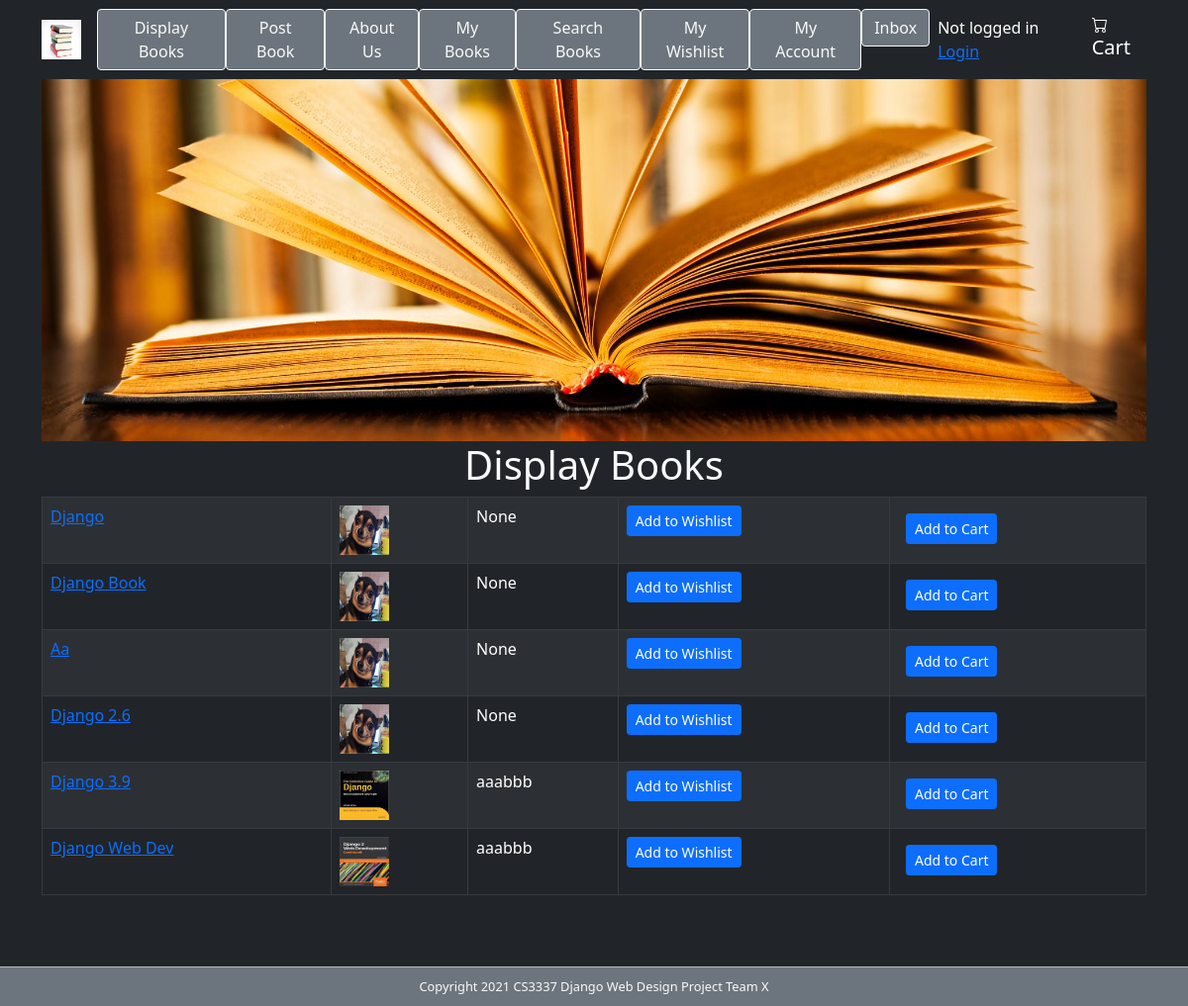
Page /displaybooks on the committed database.
### bookMng/models.py (models this page shows, shortened)
class MainMenu(models.Model):
    item = models.CharField(max_length=200, unique=True)
    link = models.CharField(max_length=200, unique=True)

class Book(models.Model):
    name = models.CharField(max_length=200)
    web = models.URLField(max_length=200)
    price = models.DecimalField(decimal_places=2, max_digits=6)
    publishdate = models.DateField(auto_now=True)
    picture = models.FileField(upload_to='bookEx/static/uploads')
    pic_path = models.CharField(max_length=300, editable=False, blank=True)
    username = models.ForeignKey(User, blank=True, null=True, on_delete=models.CASCADE)
    identification = models.CharField(max_length=200, default="")  # added

### bookMng/views.py (the view)
# urls.py: path('displaybooks', views.displaybooks, name='displaybooks'),
def displaybooks(request):
    current_user = request.user
    books = Book.objects.all()
    wishlist = WishlistBook.objects.all()
    wishlist2 = []
    for b in books:
        for w in wishlist:
            if request.user == w.username and b.name == w.book.name:
                wishlist2.append(w.book.name)
    for b in books:
        b.pic_path = b.picture.url[14:]
    return render(request,
                  'bookMng/displaybooks.html',
                  {
                      'item_list': MainMenu.objects.all(),
                      'books': books,
                      'current_user': current_user,
                      'wishlist': wishlist,
                      'wishlist2': wishlist2,
                  }
                  )

### bookEx/templates/bookMng/displaybooks.html (shortened to what this page needs)
<link href="https://cdn.jsdelivr.net/npm/bootstrap@5.1.3/dist/css/bootstrap.min.css"
      rel="stylesheet"
>
{% extends "base.html" %}
{% load static %}
{% block sidenav %}
    {% for item in item_list %}
        <li>
            <a href="{{ item.link}}">
                <button type="button" class="btn btn-secondary btn-outline-light">{{ item.item }}</button>
            </a>
        </li>
    {% endfor %}
{% endblock sidenav %}
{% block content %}
   <h1 align="center"> Display Books </h1>
   <table align="center" width="600" class="table table-striped table-bordered table-dark">
    {% for book in books %}
       <tr>
           <td>
               <a href="book_detail/{{ book.id }}"> {{ book.name }}</a>
           </td>
           <td>
               <img src="{% static book.pic_path %}" width="50" height="50">
           </td>
           <td>
               {{ book.username }}
           </td>
           <td>
                    {% if book.name in wishlist2 %}
                        Already in Wishlist
                    {% else %}
                        <a href="wishlist_add/{{ book.id }}" class="btn  btn-sm btn-primary" role="button"> Add to Wishlist</a>
                    {% endif %}
           </td>
           <td>
                <a href="shoppingcart_add/{{book.id}}" class="btn  btn-sm btn-primary m-2" role="button"> Add to Cart </a>
           </td>
       </tr>
    {% endfor %}
  </table>
{% endblock content%}

### rows in the picture
MainMenu: item "Display Books"
MainMenu: item "Post Book"
MainMenu: item "About Us"
MainMenu: item "My Books"
MainMenu: item "Search Books"
MainMenu: item "My Wishlist"
MainMenu: item "My Account"
MainMenu: item "Inbox"
Book: name "Django", username "None"
Book: name "Django Book", username "None"
Book: name "Aa", username "None"
Book: name "Django 2.6", username "None"
Book: name "Django 3.9", username "aaabbb"
Book: name "Django Web Dev", username "aaabbb"
